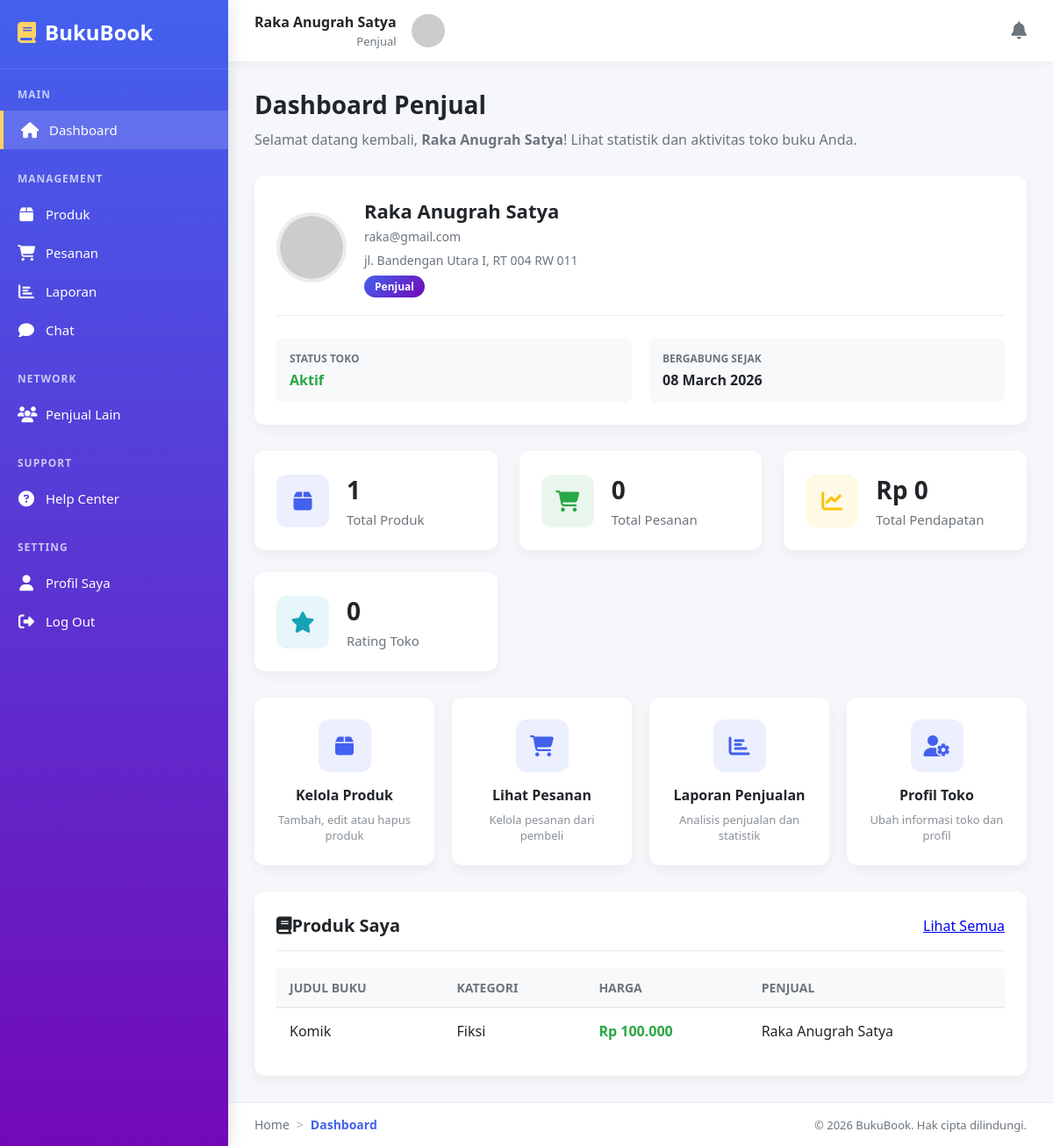
/Publik/Penjual/beranda.php (signed in), run on the app's committed database.
### tables this page shows
CREATE TABLE `penjual` (
  `nik_penjual` varchar(100) NOT NULL,
  `nama_penjual` varchar(100) NOT NULL,
  `email_penjual` varchar(100) NOT NULL,
  `password` varchar(100) NOT NULL,
  `alamat_penjual` varchar(100) NOT NULL,
  `no_rekening` varchar(100) DEFAULT NULL,
  `debit` varchar(100) DEFAULT NULL,
  `foto` varchar(100) DEFAULT NULL,
  `status` enum('Online','Offline') DEFAULT NULL,
  `created_at` date DEFAULT NULL
);

CREATE TABLE `produk_buku` (
  `id_buku` int NOT NULL,
  `kategori_buku` varchar(100) NOT NULL,
  `judul_buku` varchar(100) NOT NULL,
  `harga_buku` varchar(100) NOT NULL,
  `modal` varchar(100) DEFAULT NULL,
  `stok` varchar(100) DEFAULT NULL,
  `foto` varchar(100) DEFAULT NULL,
  `status` enum('Aktif','Habis') DEFAULT 'Aktif',
  `email_penjual` varchar(100) NOT NULL,
  `nama_penjual` varchar(100) NOT NULL,
  `created_at` datetime DEFAULT NULL
);

### Publik/Penjual/beranda.php (the view, shortened to what this page needs)
<?php
include "../../Src/config.php";
$email_penjual = $_SESSION['email_penjual'];
$data = $conn->query("SELECT * FROM penjual WHERE email_penjual = '$email_penjual'")->fetch_assoc();
$total_produk = $conn->query("SELECT COUNT(*) as total FROM produk_buku WHERE email_penjual = '$email_penjual'")->fetch_assoc()['total'];
$total_pesanan = 0;
$total_pendapatan_formatted = '0';
$produk_terbaru = $conn->query("SELECT * FROM produk_buku WHERE email_penjual = '$email_penjual' LIMIT 5");
?>
<!DOCTYPE html>
<html lang="id">
<head>
    <link rel="stylesheet" href="https://cdnjs.cloudflare.com/ajax/libs/font-awesome/6.4.0/css/all.min.css">
</head>
<body>
    <nav class="sidebar">
        <div class="logo-container">
            <div class="logo">
                <i class="fas fa-book"></i>
                <span>BukuBook</span>
            </div>
        </div>
        <div class="nav-section">
            <div class="section-title">MAIN</div>
            <ul class="nav-links">
                <li>
                    <a href="beranda.php" class="nav-item active">
                        <i class="fas fa-home"></i>
                        <span class="nav-text">Dashboard</span>
                    </a>
                </li>
            </ul>
        </div>
        <div class="nav-section">
            <div class="section-title">MANAGEMENT</div>
            <ul class="nav-links">
                <li>
                    <a href="produk.php" class="nav-item">
                        <i class="fas fa-box"></i>
                        <span class="nav-text">Produk</span>
                    </a>
                </li>
                <li>
                <a href="pesanan.php" class="nav-item order-nav">
                        <i class="fas fa-shopping-cart"></i>
                        <span class="nav-text">Pesanan</span>
                    </a>
                </li>
                <li>
                    <a href="laporan.php" class="nav-item">
                        <i class="fas fa-chart-bar"></i>
                        <span class="nav-text">Laporan</span>
                    </a>
                </li>
                <li>
                <a href="room_chat_penjual.php" class="nav-item">
                    <i class="fas fa-comment"></i>
                    <span class="nav-text">Chat</span>
                </a>
                </li>
            </ul>
        </div>
        <div class="nav-section">
            <div class="section-title">NETWORK</div>
            <ul class="nav-links">
                <li>
                    <a href="penjual_lain.php" class="nav-item">
                        <i class="fas fa-users"></i>
                        <span class="nav-text">Penjual Lain</span>
                    </a>
                </li>
            </ul>
        </div>
        <div class="nav-section">
            <div class="section-title">SUPPORT</div>
            <ul class="nav-links">
                <li>
                    <a href="help_center.php" class="nav-item">
                        <i class="fas fa-question-circle"></i>
                        <span class="nav-text">Help Center</span>
                    </a>
                </li>
            </ul>
        </div>
        <div class="nav-section">
            <div class="section-title">SETTING</div>
            <ul class="nav-links">
                <li>
                    <a href="../../Src/profile.php" class="nav-item">
                        <i class="fas fa-user"></i>
                        <span class="nav-text">Profil Saya</span>
                    </a>
                </li>
                <li>
                    <a href="../../Src/logout.php" class="nav-item logout-link" onclick="return confirm('Apakah Anda yakin ingin keluar?')">
                        <i class="fas fa-sign-out-alt"></i>
                        <span class="nav-text">Log Out</span>
                    </a>
                </li>
            </ul>
        </div>
    </nav>
    <div class="main-content">
        <header class="topbar">
    <div class="user-info">
        <div class="user-details">
            <div class="user-name"><?php echo htmlspecialchars($data['nama_penjual']); ?></div>
            <div class="user-role">Penjual</div>
        </div>
        <?php
        $foto = isset($data['foto']) ? $data['foto'] : null;
        $src = $foto ? "../../Src/uploads/$foto" : "https://ui-avatars.com/api/?name=" . urlencode($data['nama_penjual']) . "&background=4361ee&color=fff&size=120";
        ?>
        <img src="<?php echo $src; ?>"
             alt="Profile"
             class="user-avatar"
             onclick="window.location.href='../../Src/profile.php'">
    </div>
    <div class="topbar-actions">
        <div class="notification-bell" onclick="window.location.href='pesanan.php'" title="Notifikasi Baru">
            <i class="fas fa-bell"></i>
        </div>
    </div>
</header>
        <main class="content">
            <h1 class="page-title">Dashboard Penjual</h1>
            <p class="welcome-message">
                Selamat datang kembali, <strong><?php echo htmlspecialchars($data['nama_penjual']); ?></strong>! Lihat statistik dan aktivitas toko buku Anda.
            </p>
            <div class="penjual-info-card">
                <div class="penjual-info-header">
                    <?php
                    $avatarSrc = $foto ? "../../Src/uploads/$foto" : "https://ui-avatars.com/api/?name=" . urlencode($data['nama_penjual']) . "&background=4361ee&color=fff&size=300";
                    ?>
                    <img src="<?php echo $avatarSrc; ?>" alt="Penjual Avatar" class="penjual-avatar">
                    <div class="penjual-details">
                        <h3><?php echo htmlspecialchars($data['nama_penjual']); ?></h3>
                        <p><?php echo htmlspecialchars($data['email_penjual']); ?></p>
                        <p><?php echo htmlspecialchars($data['alamat_penjual'] ?? 'Alamat belum diisi'); ?></p>
                        <span class="role-badge">Penjual</span>
                    </div>
                </div>
                <div class="penjual-info-grid">
                    <div class="info-item">
                        <div class="info-label">Status Toko</div>
                        <div class="info-value" style="color: var(--success);">Aktif</div>
                    </div>
                    <div class="info-item">
                        <div class="info-label">Bergabung Sejak</div>
                        <div class="info-value"><?php echo date('d F Y', strtotime($data['tanggal_daftar'] ?? date('Y-m-d'))); ?></div>
                    </div>
                </div>
            </div>
            <div class="stats-grid">
                <div class="stat-card stat-1">
                    <div class="stat-icon">
                        <i class="fas fa-box"></i>
                    </div>
                    <div class="stat-content">
                        <h3><?php echo $total_produk; ?></h3>
                        <p>Total Produk</p>
                    </div>
                </div>
                <div class="stat-card stat-2">
                    <div class="stat-icon">
                        <i class="fas fa-shopping-cart"></i>
                    </div>
                    <div class="stat-content">
                        <h3><?php echo $total_pesanan; ?></h3>
                        <p>Total Pesanan</p>
                    </div>
                </div>
                <div class="stat-card stat-3">
                    <div class="stat-icon">
                        <i class="fas fa-chart-line"></i>
                    </div>
                    <div class="stat-content">
                        <h3>Rp <?php echo $total_pendapatan_formatted; ?></h3>
                        <p>Total Pendapatan</p>
                    </div>
                </div>
                <div class="stat-card stat-4">
                    <div class="stat-icon">
                        <i class="fas fa-star"></i>
                    </div>
                    <div class="stat-content">
                        <h3><?php echo $data['rating'] ?? '0'; ?></h3>
                        <p>Rating Toko</p>
                    </div>
                </div>
            </div>
            <div class="quick-actions">
                <a href="produk.php" class="action-card">
                    <div class="action-icon">
                        <i class="fas fa-box"></i>
                    </div>
                    <h4>Kelola Produk</h4>
                    <p>Tambah, edit atau hapus produk</p>
                </a>
                <a href="pesanan.php" class="action-card">
                    <div class="action-icon">
                        <i class="fas fa-shopping-cart"></i>
                    </div>
                    <h4>Lihat Pesanan</h4>
                    <p>Kelola pesanan dari pembeli</p>
                </a>
                <a href="laporan.php" class="action-card">
                    <div class="action-icon">
                        <i class="fas fa-chart-bar"></i>
                    </div>
                    <h4>Laporan Penjualan</h4>
                    <p>Analisis penjualan dan statistik</p>
                </a>
                <a href="../Src/profile.php" class="action-card">
                    <div class="action-icon">
                        <i class="fas fa-user-cog"></i>
                    </div>
                    <h4>Profil Toko</h4>
                    <p>Ubah informasi toko dan profil</p>
                </a>
            </div>
            <div class="recent-products">
                <div class="recent-products-header">
                    <h3><i class="fas fa-book me-2"></i>Produk Saya</h3>
                    <a href="produk.php" class="btn btn-primary btn-sm">Lihat Semua</a>
                </div>
                <?php if ($produk_terbaru && $produk_terbaru->num_rows > 0): ?>
                    <table class="products-table">
                        <thead>
                            <tr>
                                <th>Judul Buku</th>
                                <th>Kategori</th>
                                <th>Harga</th>
                                <th>Penjual</th>
                            </tr>
                        </thead>
                        <tbody>
                            <?php while ($produk = $produk_terbaru->fetch_assoc()): ?>
                                <tr>
                                    <td class="product-name"><?php echo htmlspecialchars($produk['judul_buku']); ?></td>
                                    <td><?php echo htmlspecialchars($produk['kategori_buku']); ?></td>
                                    <td class="product-price">Rp <?php echo number_format($produk['harga_buku'], 0, ',', '.'); ?></td>
                                    <td><?php echo htmlspecialchars($produk['nama_penjual']); ?></td>
                                </tr>
                            <?php endwhile; ?>
                        </tbody>
                    </table>
                <?php endif; ?>
            </div>
        </main>
        <footer class="bottombar">
            <div class="breadcrumb">
                <a href="beranda.php" class="breadcrumb-item">Home</a>
                <span class="breadcrumb-separator">></span>
                <span class="breadcrumb-item active">Dashboard</span>
            </div>
            <div class="copyright">
                &copy; <?php echo date('Y'); ?> BukuBook. Hak cipta dilindungi.
            </div>
        </footer>
    </div>
</body>
</html>

### data on the page
penjual: nama_penjual "Raka Anugrah Satya", email_penjual "raka@gmail.com", alamat_penjual "jl. Bandengan Utara I, RT 004 RW 011"
produk_buku: judul_buku "Komik", kategori_buku "Fiksi", harga_buku "100.000", nama_penjual "Raka Anugrah Satya"

### other printed values
$total_produk "1"
$total_pesanan "0"
$total_pendapatan_formatted "0"
$data['rating'] "0"
